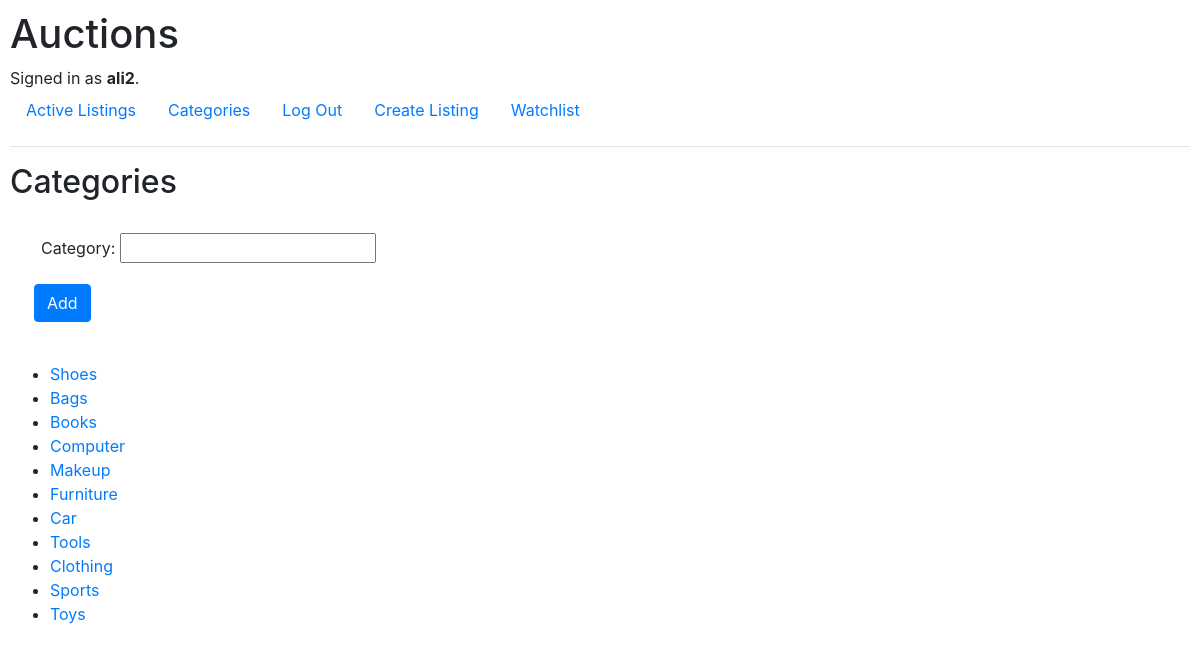
Page /category (signed in) on the committed database.
### auctions/models.py (models this page shows, shortened)
class User(AbstractUser):
    watchlist = models.ManyToManyField('Listings', blank="True", related_name="users")
    class Meta:
        verbose_name_plural="Users"

class Category(models.Model):
    category = models.CharField(max_length=255, blank=True)
    class Meta:
        verbose_name_plural="Category"
    def __str__(self):
        return f"{self.category}"

### auctions/views.py (the view, shortened to what this page needs)
# urls.py: path("category", views.category, name="category"),
def category(request):
    return render(request, "auctions/category.html",{
        "form":forms.CategoryForm(),
        "categories": Category.objects.all()
    })

### auctions/forms.py
class CategoryForm(ModelForm):
    class Meta:
        model = Category
        fields = ['category']

### auctions/templates/auctions/category.html (shortened to what this page needs)
{% extends "auctions/layout.html" %}
{% block body %}
    <h2>Categories</h2>
    {% if user.is_authenticated %}
        <form actions="{% url 'category' %}" id="category" method ="post">
            <div class="row ml-3">
                <div class="col mt-4">
                    <div class="form-group">
                        {{form.as_p}}
                    </div>
                </div>
            </div>
            <div class="form-group ml-4">
                <input type="Submit" class="btn btn-primary" value="Add">
            </div>
        </form>
        <br>
    {% endif %}
    <ul>
        {% for category in categories %}
            <li><a href="{% url 'categorylist' category.id %}">{{ category }}</a></li>
        {% empty %}
            <li>No Category Exist</li>
        {% endfor %}
    </ul>
{% endblock %}

### auctions/templates/auctions/layout.html (shortened to what this page needs)
{% load static %}
<!DOCTYPE html>
<html lang="en">
    <head>
        <link rel="stylesheet" href="https://stackpath.bootstrapcdn.com/bootstrap/4.4.1/css/bootstrap.min.css">
        <link href="{% static 'auctions/styles.css' %}" rel="stylesheet">
    </head>
    <body>
        <h1>Auctions</h1>
        <div>
            {% if user.is_authenticated %}
                Signed in as <strong>{{ user.username }}</strong>.
            {% else %}
                Not signed in.
            {% endif %}
        </div>
        <ul class="nav">
            <li class="nav-item">
                <a class="nav-link" href="{% url 'index' %}">Active Listings</a>
            </li>
            <li class="nav-item">
                <a class="nav-link" href="{% url 'category' %}">Categories</a>
            </li>
            {% if user.is_authenticated %}
                <li class="nav-item">
                    <a class="nav-link" href="{% url 'logout' %}">Log Out</a>
                </li>
                <li class="nav-item">
                    <a class="nav-link" href="{% url 'create_listing' %}">Create Listing</a>
                </li>
                <li class="nav-item">
                    <a class="nav-link" href="{% url 'watchlist_view' %}">Watchlist</a>
                </li>
            {% endif %}
        </ul>
        <hr>
        {% block body %}
        {% endblock %}
    </body>
</html>

### auctions/static/auctions/styles.css (style rules this page uses)
body { padding: 10px; }

### rows in the picture
User: username "ali2"
Category: category "Shoes"
Category: category "Bags"
Category: category "Books"
Category: category "Computer"
Category: category "Makeup"
Category: category "Furniture"
Category: category "Car"
Category: category "Tools"
Category: category "Clothing"
Category: category "Sports"
Category: category "Toys"
